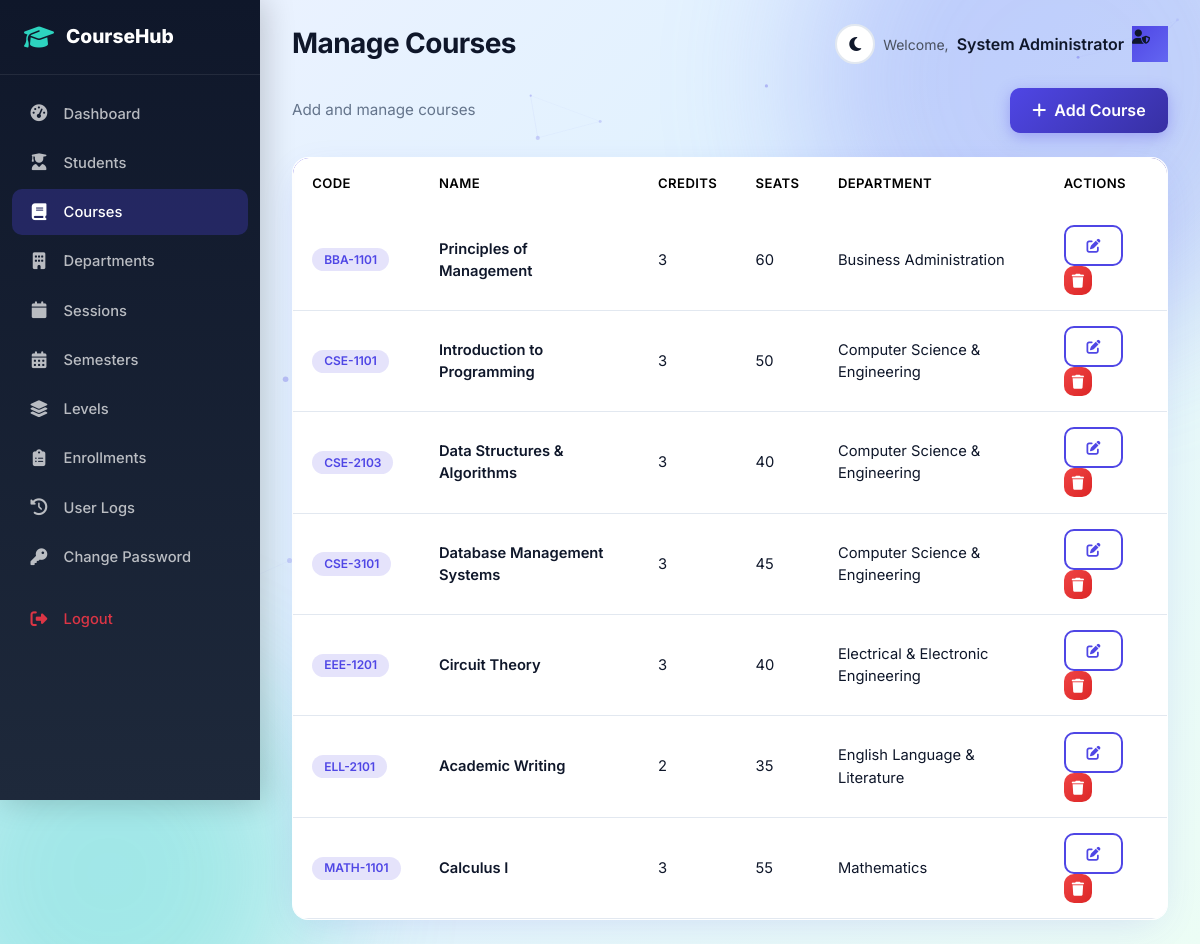
The page /admin/courses.php (signed in) on the database its author committed.
### tables this page shows
CREATE TABLE `course` (
  `id` int(11) NOT NULL AUTO_INCREMENT,
  `courseCode` varchar(30) NOT NULL,
  `courseName` varchar(200) NOT NULL,
  `courseUnit` int(11) NOT NULL DEFAULT 3,
  `noofSeats` int(11) NOT NULL DEFAULT 40,
  `departmentId` int(11) DEFAULT NULL,
  `description` text,
  `creationDate` timestamp NOT NULL DEFAULT CURRENT_TIMESTAMP,
  `updationDate` timestamp NULL DEFAULT NULL ON UPDATE CURRENT_TIMESTAMP,
  PRIMARY KEY (`id`),
  UNIQUE KEY `courseCode` (`courseCode`)
);

CREATE TABLE `department` (
  `id` int(11) NOT NULL AUTO_INCREMENT,
  `department` varchar(150) NOT NULL,
  `code` varchar(20) DEFAULT NULL,
  `creationDate` timestamp NOT NULL DEFAULT CURRENT_TIMESTAMP,
  PRIMARY KEY (`id`)
);

### admin/courses.php (the view, shortened to what this page needs)
<?php
include('includes/config.php');
$pageTitle = 'Manage Courses';
include('includes/header.php');
$courses = mysqli_query($bd, "SELECT c.*, d.department as deptName FROM course c LEFT JOIN department d ON c.departmentId=d.id ORDER BY c.courseCode");
?>
<div class="d-flex justify-content-between align-items-center mb-4">
    <p class="page-subtitle mb-0">Add and manage courses</p>
    <button class="btn btn-primary-modern" data-bs-toggle="modal" data-bs-target="#addModal"><i class="fas fa-plus me-1"></i> Add Course</button>
</div>
<div class="card-modern overflow-hidden fade-in">
    <div class="table-responsive">
        <table class="table table-modern mb-0">
            <thead>
                <tr><th>Code</th><th>Name</th><th>Credits</th><th>Seats</th><th>Department</th><th>Actions</th></tr>
            </thead>
            <tbody>
                <?php while ($c = mysqli_fetch_assoc($courses)): ?>
                <tr>
                    <td><span class="badge badge-modern badge-primary"><?= htmlspecialchars($c['courseCode']) ?></span></td>
                    <td class="fw-semibold"><?= htmlspecialchars($c['courseName']) ?></td>
                    <td><?= $c['courseUnit'] ?></td>
                    <td><?= $c['noofSeats'] ?></td>
                    <td><?= htmlspecialchars($c['deptName'] ?? '-') ?></td>
                    <td>
                        <a href="edit-course.php?id=<?= $c['id'] ?>" class="btn btn-sm btn-outline-modern me-1"><i class="fas fa-edit"></i></a>
                        <a href="?delete=<?= $c['id'] ?>" class="btn btn-sm btn-danger-modern" data-confirm="Delete this course?"><i class="fas fa-trash"></i></a>
                    </td>
                </tr>
                <?php endwhile; ?>
            </tbody>
        </table>
    </div>
</div>
<?php include('includes/footer.php'); ?>

### admin/includes/header.php (shortened to what this page needs)
<?php
$aname = $_SESSION['aname'] ?? 'Admin';
$current = basename($_SERVER['PHP_SELF'], '.php');
?>
<!DOCTYPE html>
<html lang="en">
<head>
    <link href="https://cdn.jsdelivr.net/npm/bootstrap@5.3.3/dist/css/bootstrap.min.css" rel="stylesheet">
    <link href="https://cdnjs.cloudflare.com/ajax/libs/font-awesome/6.5.1/css/all.min.css" rel="stylesheet">
    <link href="../assets/css/style.css" rel="stylesheet">
</head>
<body>
<div class="bg-animation no-print"><div class="orb orb-1"></div><div class="orb orb-2"></div><div class="orb orb-3"></div></div>
<aside class="sidebar">
    <div class="sidebar-brand">
        <i class="fas fa-graduation-cap"></i>
        <span><?= APP_NAME ?></span>
    </div>
    <ul class="sidebar-menu">
        <li><a href="dashboard.php" class="<?= $current==='dashboard'?'active':'' ?>"><i class="fas fa-tachometer-alt"></i> Dashboard</a></li>
        <li><a href="students.php" class="<?= $current==='students'?'active':'' ?>"><i class="fas fa-user-graduate"></i> Students</a></li>
        <li><a href="courses.php" class="<?= in_array($current,['courses','edit-course'])?'active':'' ?>"><i class="fas fa-book"></i> Courses</a></li>
        <li><a href="departments.php" class="<?= $current==='departments'?'active':'' ?>"><i class="fas fa-building"></i> Departments</a></li>
        <li><a href="sessions.php" class="<?= $current==='sessions'?'active':'' ?>"><i class="fas fa-calendar"></i> Sessions</a></li>
        <li><a href="semesters.php" class="<?= $current==='semesters'?'active':'' ?>"><i class="fas fa-calendar-alt"></i> Semesters</a></li>
        <li><a href="levels.php" class="<?= $current==='levels'?'active':'' ?>"><i class="fas fa-layer-group"></i> Levels</a></li>
        <li><a href="enrollments.php" class="<?= $current==='enrollments'?'active':'' ?>"><i class="fas fa-clipboard-list"></i> Enrollments</a></li>
        <li><a href="user-logs.php" class="<?= $current==='user-logs'?'active':'' ?>"><i class="fas fa-history"></i> User Logs</a></li>
        <li><a href="change-password.php" class="<?= $current==='change-password'?'active':'' ?>"><i class="fas fa-key"></i> Change Password</a></li>
        <li class="mt-3"><a href="logout.php" class="text-danger"><i class="fas fa-sign-out-alt"></i> Logout</a></li>
    </ul>
</aside>
<div class="main-content">
    <div class="d-flex justify-content-between align-items-center mb-4">
        <div>
            <h1 class="page-title d-inline"><?= $pageTitle ?? 'Dashboard' ?></h1>
        </div>
        <div class="d-flex align-items-center gap-2">
            <button type="button" class="theme-toggle" title="Toggle dark mode"><i class="fas fa-moon"></i></button>
            <span class="text-muted small d-none d-md-inline">Welcome,</span>
            <span class="fw-semibold"><?= htmlspecialchars($aname) ?></span>
            <div class="stat-icon" style="width:36px;height:36px;font-size:0.9rem;background:linear-gradient(135deg,#4f46e5,#6366f1);">
                <i class="fas fa-user-shield"></i>
            </div>
        </div>
    </div>

### admin/includes/footer.php (shortened to what this page needs)
</div>
</body>
</html>

### rows shown on the page
course: courseCode "BBA-1101", courseName "Principles of Management", courseUnit "3", noofSeats "60", departmentId.department "Business Administration"
course: courseCode "CSE-1101", courseName "Introduction to Programming", courseUnit "3", noofSeats "50", departmentId.department "Computer Science & Engineering"
course: courseCode "CSE-2103", courseName "Data Structures & Algorithms", courseUnit "3", noofSeats "40", departmentId.department "Computer Science & Engineering"
course: courseCode "CSE-3101", courseName "Database Management Systems", courseUnit "3", noofSeats "45", departmentId.department "Computer Science & Engineering"
course: courseCode "EEE-1201", courseName "Circuit Theory", courseUnit "3", noofSeats "40", departmentId.department "Electrical & Electronic Engineering"
course: courseCode "ELL-2101", courseName "Academic Writing", courseUnit "2", noofSeats "35", departmentId.department "English Language & Literature"
course: courseCode "MATH-1101", courseName "Calculus I", courseUnit "3", noofSeats "55", departmentId.department "Mathematics"

### other values the page prints
APP_NAME "CourseHub"
$pageTitle "Manage Courses"
$aname "System Administrator"
